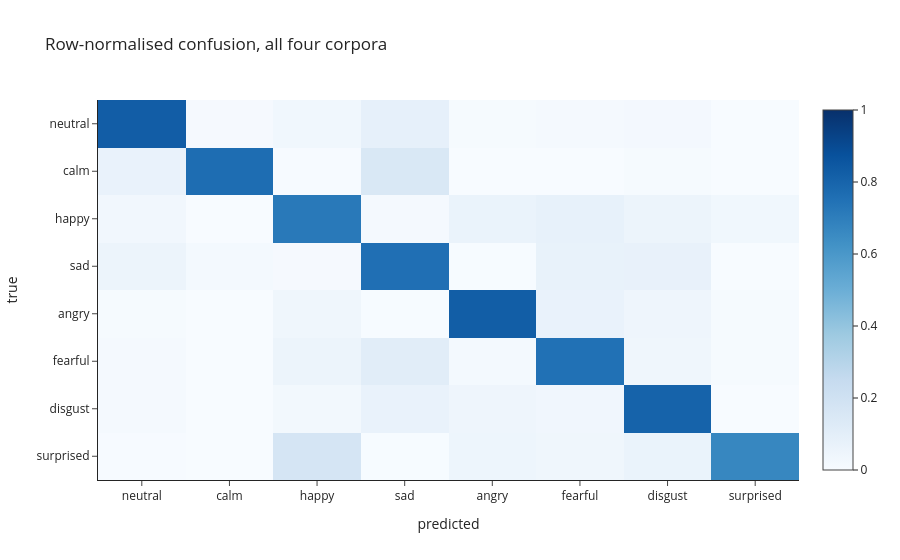

The notebook cell saved with this chart:
### Code cell
# confusion matrix over all clips, pooled across the scored seeds (row-normalised)
y = df.label_idx.to_numpy(); conf = np.zeros((8, 8))
for seed in train.SEEDS:
    pred = np.full(len(df), -1)
    for fold in range(5):
        f = train.OUT / f"pred_seed{seed}_fold{fold}.npz"
        if f.exists():
            z = np.load(f); pred[z["rows"]] = z["proba"].argmax(1)
    if (pred >= 0).all():
        np.add.at(conf, (y, pred), 1)
conf = conf / conf.sum(1, keepdims=True)
go.Figure(go.Heatmap(z=conf, x=LABELS, y=LABELS, colorscale="Blues", zmin=0, zmax=1)).update_layout(
    xaxis_title="predicted", yaxis_title="true", yaxis_autorange="reversed", template="simple_white",
    title="Row-normalised confusion, all four corpora")

### Figure 1 — Plotly figure (JSON) as saved in the notebook; plotly's stock layout.template omitted (floating-point values rounded to 4 significant figures)
{"data": [{"colorscale": [[0, "rgb(247,251,255)"], [0.125, "rgb(222,235,247)"], [0.25, "rgb(198,219,239)"], [0.375, "rgb(158,202,225)"], [0.5, "rgb(107,174,214)"], [0.625, "rgb(66,146,198)"], [0.75, "rgb(33,113,181)"], [0.875, "rgb(8,81,156)"], [1, "rgb(8,48,107)"]], "type": "heatmap", "x": ["neutral", "calm", "happy", "sad", "angry", "fearful", "disgust", "surprised"], "y": ["neutral", "calm", "happy", "sad", "angry", "fearful", "disgust", "surprised"], "z": [[0.8268, 0.01233, 0.03269, 0.08417, 0.008808, 0.01429, 0.02075, 0.0001957], [0.06771, 0.7639, 0.006944, 0.1493, 0, 0.001736, 0.008681, 0.001736], [0.02843, 0.00208, 0.7201, 0.01508, 0.06414, 0.0813, 0.05495, 0.03397], [0.0572, 0.01751, 0.01196, 0.7575, 0.003467, 0.07384, 0.07731, 0.001213], [0.009534, 0.0001733, 0.03917, 0.00312, 0.8244, 0.06795, 0.04472, 0.01092], [0.01508, 0.0003467, 0.05616, 0.1123, 0.01751, 0.7488, 0.04108, 0.008667], [0.01369, 0.00052, 0.02652, 0.06986, 0.04611, 0.03623, 0.8046, 0.002427], [0.005112, 0.0005112, 0.1702, 0.003067, 0.0501, 0.04039, 0.06339, 0.6672]], "zmax": 1, "zmin": 0}], "layout": {"title": {"text": "Row-normalised confusion, all four corpora"}, "xaxis": {"title": {"text": "predicted"}}, "yaxis": {"autorange": "reversed", "title": {"text": "true"}}}}
